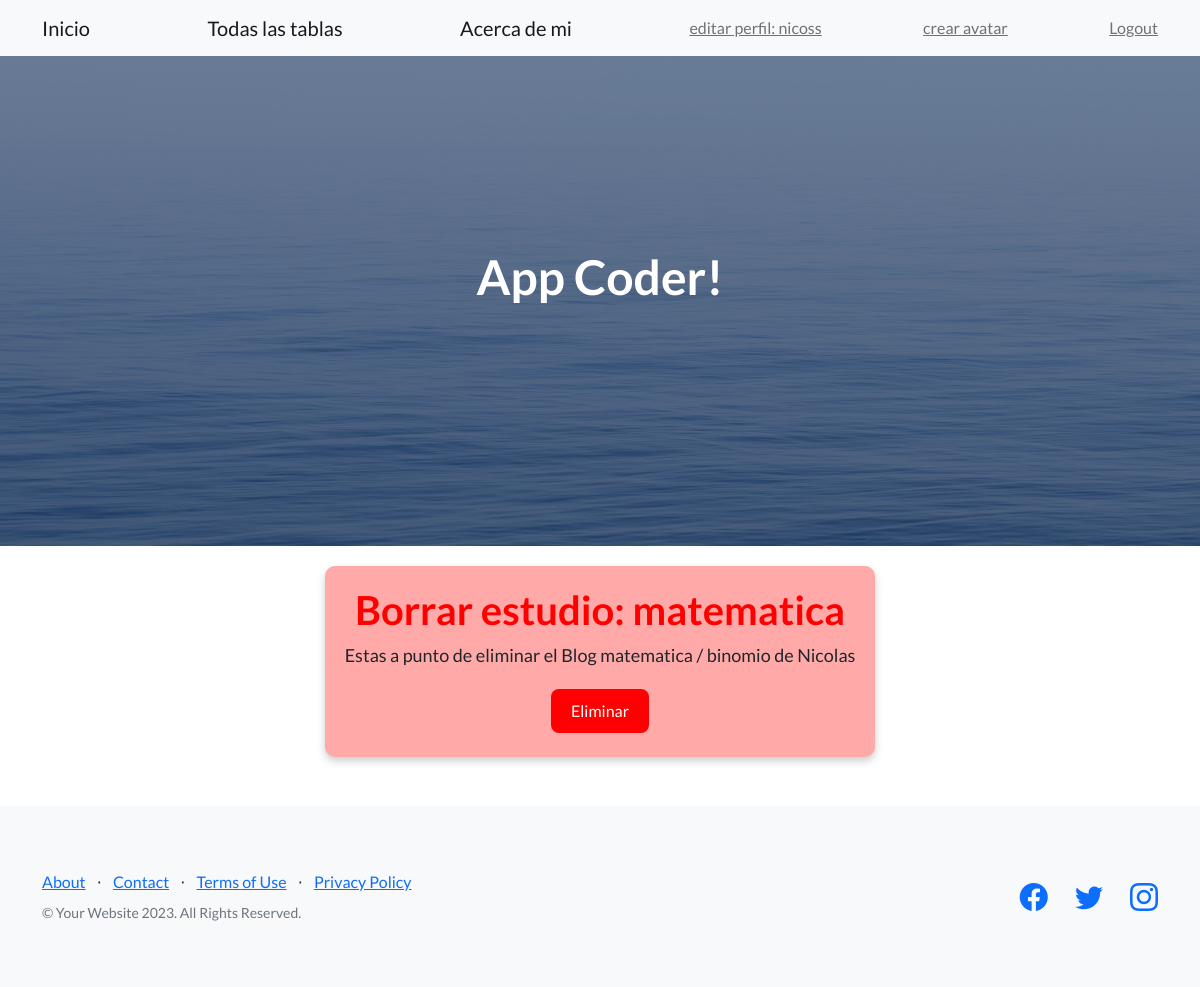
Screenshot of /AppCoder/eliminar_estudio/1 (signed in) with the database file from the repository.
### AppCoder/models.py (models this page shows)
class estudio(models.Model):
    titulo = models.CharField(max_length=100)
    subtitulo = models.CharField(max_length=100)
    cuerpo = models.CharField(max_length=500)
    autor = models.CharField(max_length=100)
    fecha = models.CharField(max_length=100)
    imagen = models.FileField(upload_to="media/posts", null=True, blank=True)

### AppCoder/views.py (the view)
# urls.py: path("eliminar_estudio/<pk>", eliminar_estudio.as_view(), name="eliminar_estudio"),
class eliminar_estudio(LoginRequiredMixin, DeleteView):
    model = estudio
    template_name = "AppCoder/eliminar_estudio.html"
    success_url = reverse_lazy("AppCoder:leer_todo")

### AppCoder/templates/AppCoder/eliminar_estudio.html (shortened to what this page needs)
{% extends "AppCoder/padre.html" %}
{% block contenidoQueCambia %}
<div class="centered-container">
    <div class="warning-message">
        <h1>Borrar estudio: {{estudio.titulo}}</h1>
        <p>Estas a punto de eliminar el Blog {{estudio.titulo}} / {{estudio.subtitulo}} de {{estudio.autor}}</p>
        <form action="" method="POST">
            <input type="submit" value="Eliminar" class="submit-button">
        </form>
    </div>
</div>
{% endblock %}

### AppCoder/templates/AppCoder/padre.html (shortened to what this page needs)
{% load static %}
<!DOCTYPE html>
<html lang="en">
    <head>
        <link href="https://cdn.jsdelivr.net/npm/bootstrap-icons@1.5.0/font/bootstrap-icons.css" rel="stylesheet" type="text/css" />
        <link href="../../static/css/styles.css" rel="stylesheet" />
    </head>
    <body>
        <nav class="navbar navbar-light bg-light static-top">
            <div class="container">
                {% if user.is_authenticated %}
                    <a class="navbar-brand" href="/AppCoder/inicio/">Inicio</a>
                    <a class="navbar-brand" href="/AppCoder/leer_todo/">Todas las tablas</a>
                    <a class="navbar-brand" href="/AppCoder/acerca_de_mi/">Acerca de mi</a>
                    <a class="navbar-text" href="{% url 'AppCoder:editar-perfil' %}">editar perfil: {{ user.username }}</a>
                    <a class="navbar-text" href="{% url 'AppCoder:crear-avatar' %}">crear avatar</a>
                    <a class="navbar-text" href="{% url 'AppCoder:logout' %}">Logout</a>
                {% else %}
                    <a class="navbar-brand" href="/AppCoder/inicio/">Inicio</a>
                    <a class="navbar-brand" href="/AppCoder/acerca_de_mi/">Acerca de mi</a>
                    <a class="navbar-brand" href="{% url 'AppCoder:login' %}">Login</a>
                    <a class="navbar-brand" href="{% url 'AppCoder:registro' %}">Registrar usuario</a>
                {% endif %}
            </div>
        </nav>
        <header class="masthead">
            <div class="container position-relative">
                <div class="row justify-content-center">
                    <div class="col-xl-6">
                        <div class="text-center text-white">
                            <h1 class="mb-5">App Coder!</h1>
                        </div>
                    </div>
                </div>
            </div>
        </header>
        {% block contenidoQueCambia %}
        {% endblock %}
        <footer class="footer bg-light">
            <div class="container">
                <div class="row">
                    <div class="col-lg-6 h-100 text-center text-lg-start my-auto">
                        <ul class="list-inline mb-2">
                            <li class="list-inline-item"><a href="#!">About</a></li>
                            <li class="list-inline-item">⋅</li>
                            <li class="list-inline-item"><a href="#!">Contact</a></li>
                            <li class="list-inline-item">⋅</li>
                            <li class="list-inline-item"><a href="#!">Terms of Use</a></li>
                            <li class="list-inline-item">⋅</li>
                            <li class="list-inline-item"><a href="#!">Privacy Policy</a></li>
                        </ul>
                        <p class="text-muted small mb-4 mb-lg-0">&copy; Your Website 2023. All Rights Reserved.</p>
                    </div>
                    <div class="col-lg-6 h-100 text-center text-lg-end my-auto">
                        <ul class="list-inline mb-0">
                            <li class="list-inline-item me-4">
                                <a href="#!"><i class="bi-facebook fs-3"></i></a>
                            </li>
                            <li class="list-inline-item me-4">
                                <a href="#!"><i class="bi-twitter fs-3"></i></a>
                            </li>
                            <li class="list-inline-item">
                                <a href="#!"><i class="bi-instagram fs-3"></i></a>
                            </li>
                        </ul>
                    </div>
                </div>
            </div>
        </footer>
    </body>
</html>

### AppCoder/templates/AppCoder/eliminar_estudio.html (style rules this page uses)
.centered-container { display: flex; margin-top: 20px; align-items: center; flex-direction: column; height: 30vh; }
.warning-message { background-color: #ffaaa8; padding: 20px; border-radius: 10px; box-shadow: 0 4px 8px 0 rgba(0, 0, 0, 0.2); text-align: center; }
.warning-message h1 { color: red; }
.warning-message p { font-size: 18px; }
.submit-button { background-color: red; color: white; border: none; padding: 10px 20px; text-align: center; text-decoration: none; display: inline-block; font-size: 16px; margin: 4px 2px; cursor: pointer; border-radius: 8px; }

### rows the page displays
estudio: titulo "matematica", subtitulo "binomio", autor "Nicolas"

### other values shown
{{ user.username }} "nicoss"
